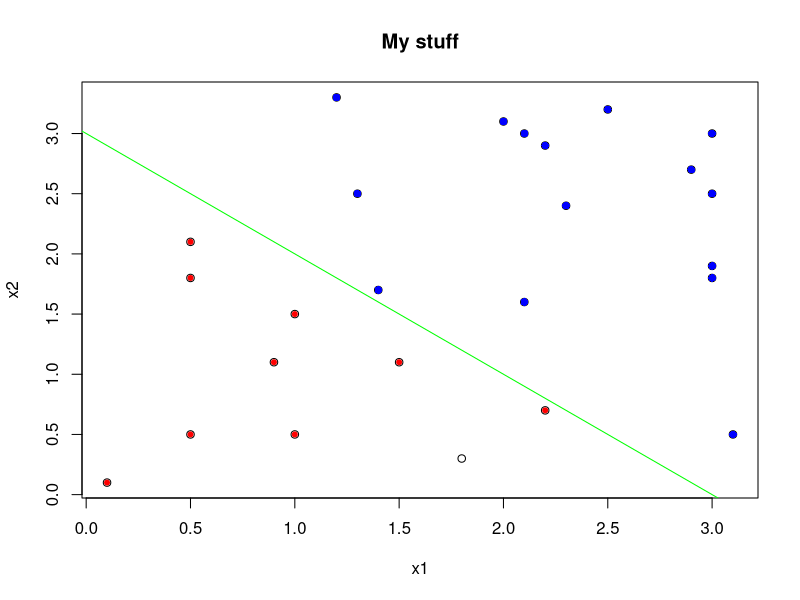

Write R code to recreate this figure.
# Logistic regression on a linear data set and a circle

sigmoid <- function(x) {
    1 / (1 + exp(-x))
}


x1 <- c(0.1, 3.1, 1.4, 1.3, 2.1, 2.2, 1.5, 1.2, 2,  2.5, 2.1, 3, 2.2, 2.3, 3,   3,  2.9, 3,   0.5, 0.5, 1,   0.9, 0.5, 1,   1.8)
x2 <- c(0.1, 0.5, 1.7,   2.5, 1.6, 0.7, 1.1, 3.3, 3.1,3.2, 3,   3, 2.9, 2.4, 2.5, 1.9, 2.7,1.8, 2.1, 1.8, 1.5, 1.1, 0.5, 0.5, 0.3)
x <- cbind(x1, x2)
x <- cbind(1, x)
plot(x1, x2, xlab="x1", ylab="x2", main="My stuff")
abline(a=3, b=-1, col="green")

# Define theta (our decision boundary)
theta <- matrix(c(-3, 1, 1), ncol=3)

g <- x %*% t(theta)
y <- sigmoid(g)


for (i in 1:24) {
    if (y[i] < .5) {
        print(y[i])
        points(x1[i], x2[i], col="red", pch=20)
    } else {
        points(x1[i], x2[i], col="blue", pch=16)
    }
}

